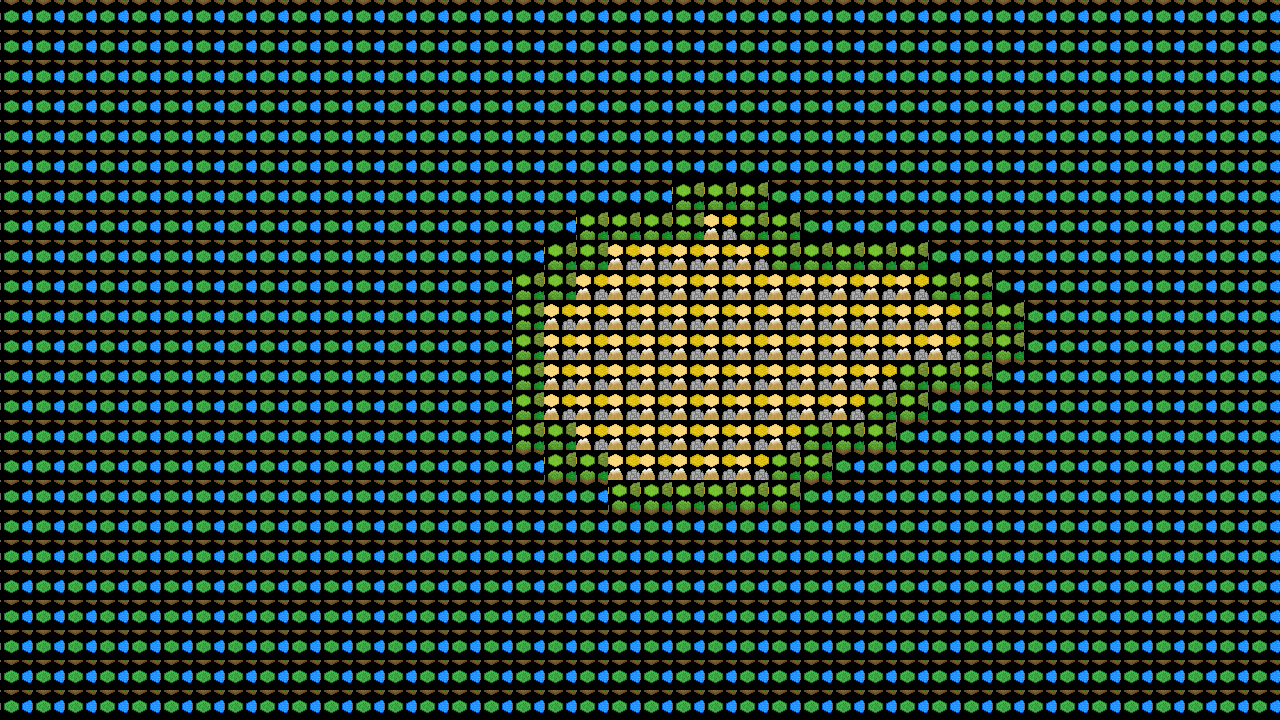

Tiled map render using the project's own tile images. Description and the map definition, with tile-layer contents summarised, below:
An orthogonal 40x24 tile map with 32x30 px tiles, 1 tile layer (Layer1).

<map version="1.0" tiledversion="2018.05.24" orientation="orthogonal" renderorder="right-down" width="40" height="24" tilewidth="32" tileheight="30" infinite="0" nextlayerid="2" nextobjectid="1">
 <tileset firstgid="1" source="hexmini.tsx" />
 <layer id="1" name="Layer1" width="40" height="24">
  <data>[960 cells, 960 non-empty, 3 distinct tile ids]</data>
 </layer>
</map>
